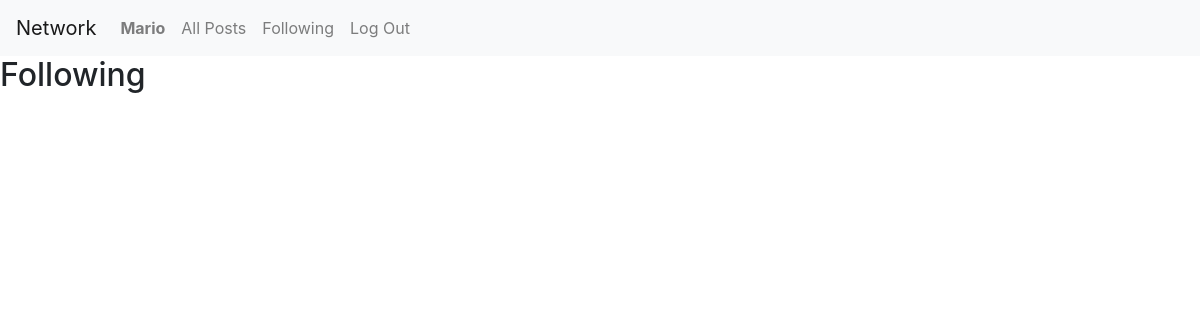
The app's page /following (signed in), older data.
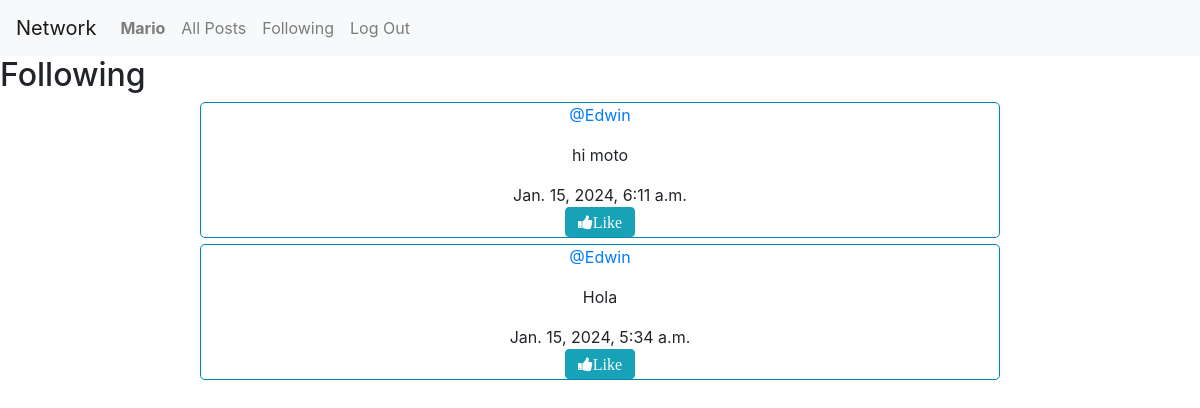
The same page, newer data.
### network/models.py (models this page shows, shortened)
class newPost(models.Model):
    user = models.ForeignKey(User, on_delete=models.CASCADE)
    content = models.TextField()
    date = models.DateTimeField(auto_now_add=True)

class User(AbstractUser):
    pass

### network/views.py (the view)
# urls.py: path("following", views.following, name="following"),
def following(request):
    currentUser = User.objects.get(id=request.user.id)
    followPeople = Follow.objects.filter(user=currentUser)
    allPosts = newPost.objects.all().order_by("id").reverse()
    followingPosts = []
    for post in allPosts:
        for person in followPeople:
            if person.follower == post.user:
                followingPosts.append(post)
    pag = Paginator(followingPosts, 10)
    number_page = request.GET.get('page')
    post_page = pag.get_page(number_page)
    return render(request, "network/following.html", {
        "post_page": post_page
    })

### network/templates/network/following.html (shortened to what this page needs)
{% extends "network/layout.html" %}
{% block body %}
    <h2>Following</h2>
    <div id="contenido_post" class="col-12">
        {% for i in post_page %}
          <div id="post_card" class="col-10">
              <p><a href="{% url 'profile' user_id=i.user.id %}">@{{ i.user }}</a></p>
              <p id="content_{{ i.id }}">{{ i.content }}</p>
              <span>{{ i.date }}</span>
              {% if user.is_authenticated %}
                  {% if user == i.user %}
                      <div>
                          <button data-toggle="modal" data-target="#modal_edit_post_{{ i.id }}">Edit</button>
                      </div>
                        <div class="modal fade" id="modal_edit_post_{{ i.id }}" tabindex="-1" aria-labelledby="#modal_edit_post_{{ i.id }}_label" aria-hidden="true">
                          <div class="modal-dialog" role="document">
                            <div class="modal-content">
                              <div class="modal-header">
                                <h5 class="modal-title" id="exampleModalLabel">Edit Content</h5>
                                <button type="button" class="close" data-dismiss="modal" aria-label="Close">
                                  <span aria-hidden="true">&times;</span>
                                </button>
                              </div>
                              <div class="modal-body">
                                  <textarea id="textarea_{{ i.id }}" class="form-control" name="content"> {{ i.content }}</textarea>
                              </div>
                              <div class="modal-footer">
                                <button type="button" class="btn btn-secondary" data-dismiss="modal">Close</button>
                                <button type="button" class="btn btn-primary" onclick="saveChanges({{ i.id }})">Save changes</button>
                              </div>
                            </div>
                          </div>
                        </div>
                  {% else %}
                    {% if i.id in youLiked %}
                      <button class="btn btn-info fa fa-thumbs-down" onclick="Like({{ i.id }}, {{ youLiked }})" id="{{i.id}}">Unlike</button>
                    {% else %}
                      <button class="btn btn-info fa fa-thumbs-up" onclick="Like({{ i.id }}, {{ youLiked }})" id="{{i.id}}">Like</button>
                    {% endif %}
                  {% endif %}
              {% endif %}
        </div>
      {% endfor %}
      </div>
{% endblock %}

Row changes from the older to the newer data that the page shows:
added newPost: user "Edwin", content "hi moto", date "Jan. 15, 2024, 6:11 a.m."
added newPost: user "Edwin", content "Hola", date "Jan. 15, 2024, 5:34 a.m."
